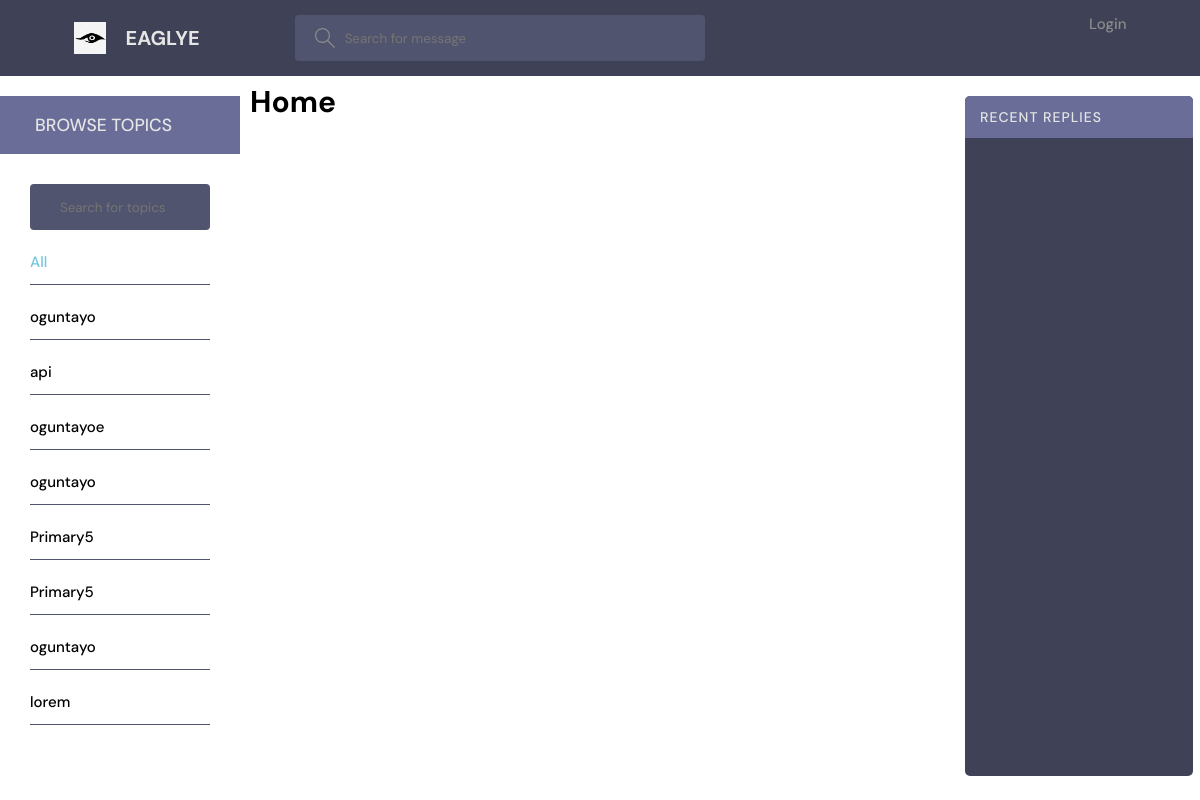
The page /?q=Ronaldo on the database as committed earlier.
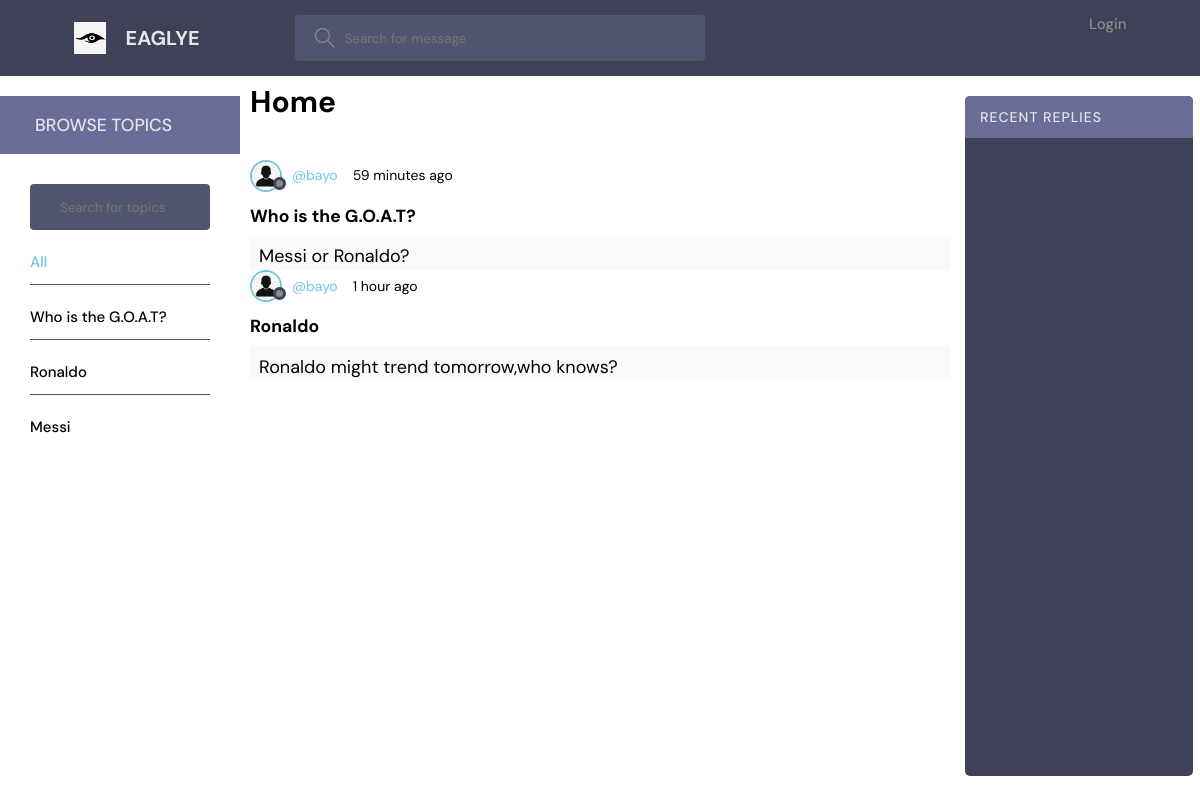
The same page on the database as committed later.
### trends/models.py (models this page shows, shortened)
class Message(models.Model):
    recipient = models.ForeignKey(User, on_delete=models.SET_NULL, null=True)
    name = models.CharField(max_length=200)
    body = models.TextField(null=True, blank=True)
    attachment = models.ImageField(null=True, blank=True)
    updated = models.DateTimeField(auto_now=True)
    created = models.DateTimeField(auto_now_add=True)
    class Meta:
        ordering = ['-updated', '-created']

class User(AbstractUser):
    username = models.CharField(max_length=200, null=True)
    email = models.EmailField(unique=True, null=True)
    bio = models.TextField(null=True)
    avatar = models.ImageField(null=True, default="avartar.jpg")
    USERNAME_FIELD = 'email'
    REQUIRED_FIELDS = ['username', ]

### trends/views.py (the view)
# urls.py: path('', views.home, name="home"),
def home(request):
    form = MessageForm()
    if request.GET.get('q') != None and request.GET.get('q') != '':
        q = request.GET.get('q')
        search = Message.objects.filter(
            Q(recipient__username__icontains=q) |
            Q(name__icontains=q) |
            Q(body__icontains=q)
        )
    else:
        search = ''
    message = Message.objects.all()
    user = User.objects.all()
    q = ''
    if q != '':
        comment = Comment.objects.filter(Q(message__name__icontains=q))[0:3]
    else:
        comment = Comment.objects.all()
    context = {'search': search, 'messages': message,
               'users': user, 'comments': comment, 'form': form}
    return render(request, 'trends/home.html', context)

### trends/forms.py
class MessageForm(ModelForm):
    class Meta:
        model = Message
        fields = '__all__'
        exclude = ['recipient']
        widgets = {
            'name': forms.TextInput(attrs={'placeholder': 'Topic of the message. . .'}),
            'body': forms.Textarea(
                attrs={"placeholder": "Share what's happening around you . . ."}),
        }

### trends/templates/trends/home.html
{% extends 'main.html' %} {% block content %}
<div id="left-column">
    {% include 'trends/topics_component.html' %}
</div>
<div id="middle">
    <div class="trends" style=" padding: 20px 0 0px 10px;margin: 0;font-size: 15px;">
        <h1>Home</h1>
    </div>
    {% include 'trends/feed_component.html' %}
</div>
<div id="right-column">
    {% include 'trends/activity_component.html' %}
</div>
{% endblock %}

### templates/main.html (shortened to what this page needs)
<!DOCTYPE html> {% load static %}
<html lang="en">
<head>
    <link rel="stylesheet" href="{% static 'styles/style.css' %}" />
</head>
<body>
    {% include 'navbar.html' %}
    <div class="home-container">
        {% block content %}
        {% endblock %}
    </div>
</body>
</html>

### templates/navbar.html (shortened to what this page needs)
{% load static %}
<header class="header header--loggedIn">
    <div class="container">
        <a href="{% url 'home' %}" class="header__logo">
             <img src="{% static 'images/logo1.png' %}" />
            <h1>EAGLYE</h1>
        </a>
        <form class="header__search" method="GET" action="{% url 'home' %}" id="headerinp">
            <label>
                <input name="q" placeholder="Search for message" />
            </label>
        </form>
        <nav class="header__menu">
            {% if request.user.is_authenticated %}
            <div class="header__user">
                <a href="{% url 'user-profile' request.user.id %}">
                <div class="avatar avatar--medium active">
                        <img src="static{{request.user.avatar.url}}" />
                    </div>
                    <p>{{request.user.username}} <span>@{{request.user.username}}</span></p>
                </a>
                <button class="dropdown-button">
                    <svg version="1.1" xmlns="http://www.w3.org/2000/svg" width="32" height="32" viewBox="0 0 32 32">
                        <title>chevron-down</title>
                        <path d="M16 21l-13-13h-3l16 16 16-16h-3l-13 13z"></path>
                    </svg>
                </button>
            </div>
            {% else %}
            <a href="{% url 'login' %}">
                <p>Login</p>
            </a>
            {% endif %}
        </nav>
    </div>
</header>

### trends/templates/trends/topics_component.html (shortened to what this page needs)
<div class="topics" >
     <div class="layout__boxHeader" >
        <div class="layout__boxTitle">
          <h3 style="padding-left:20px;">Browse Topics</h3>
        </div>
      </div>
  <div class="topics-page layout__body">
        <form action="" method="GET" class="header__search">
          <label>
            <input name="q" placeholder="Search for topics" />
          </label>
        </form>
    <ul class="topics__list" id="tpic">
        <li>
            <a href="{% url 'home' %}" class="active">All </a>
        </li>
        {% for message in messages %}
        <li>
         <a href="{% url 'home' %}?q={{message.name}}">{{message.name}}</a>
        </li>
        {% endfor %}
    </ul>
     </div>
</div>

### trends/templates/trends/feed_component.html (shortened to what this page needs)
{% load static %}
<div class="feed">
  {% if search != '' %}
  <br>
  {% for result in search %}
    <div>
      <div class="thread__top">
        <div class="thread__author">
          <a href="{% url 'user-profile' result.recipient.id  %}" class="thread__authorInfo">
            <div class="avatar avatar--small">
              <img src="static{{result.recipient.avatar.url}}" />
            </div>
            <span>@{{result.recipient.username}}</span>
          </a>
          <span class="thread__date ">{{result.created|timesince}} ago</span>
        </div>
      </div>
      {% if request.user == result.recipient %}
      <div class="del ">
        <div>
          {{result.name}}
        </div>
        <div class="edt ">
          <a href="{% url 'update-message' result.id %} ">edit </a> | <a href="{% url 'delete-message' result.id %} "> delete</a></div>
        </div>
        {% else %}
        <div class="del">
          <div>
           <h3> {{result.name}}</h3>
          </div>
          <div class="edt ">
          </div>
        </div>
        {% endif %}
      </div>
      <div class="thread__msg ">
        {{result.body}}
      </div>
    {% endfor %}
{% endif %}
</div>

### trends/templates/trends/activity_component.html (shortened to what this page needs)
<div class="activities" id="actv">
    <div class="activities__header">
        <h2>Recent Replies</h2>
    </div>
</div>

### static/styles/style.css (style rules this page uses)
:root { --color-main: #71c6dd; --color-main-light: #e1f6fb; --color-dark: #3f4156; --color-dark-medium: #51546e; --color-dark-light: #696d97; --color-light: #e5e5e5; --color-gray: #8b8b8b; --color-light-gray: black; --color-bg: white; --color-success: #5dd693; --color-error: #fc4b0b; }
* { font-family: "DM Sans", -apple-system, BlinkMacSystemFont, "Segoe UI", Roboto, Oxygen, Ubuntu, Cantarell, "Open Sans", "Helvetica Neue", sans-serif; margin: 0; padding: 0; box-sizing: border-box; text-rendering: optimizeLegibility; }
.home-container { display: grid; grid-template-columns: 1fr 3fr 1fr; }
html { font-size: 56.25%; }
@media only screen and (min-width: 1200px) { html { font-size: 62.5%; } }
body { line-height: 1.6; font-weight: 400; font-size: 1.5rem; color: var(--color-light-gray); background-color: var(--color-bg); min-height: 100vh; }
img { width: 100%; }
a { display: inline-block; color: var(--color-main); text-decoration: none; }
#middle { margin-top:8% ; }
.container { max-width: 120rem; width: 90%; margin: auto; }
.avatar { position: relative; display: inline-block; border-radius: 50%; border: 2px solid var(--color-main); }
.avatar img { display: block; border-radius: 50%; object-fit: cover; object-position: center; }
.avatar::after { content: ""; display: block; position: absolute; background-color: var(--color-gray); z-index: 111; border-radius: 50%; border: 0.3rem solid var(--color-dark); }
.avatar.avatar--small img { width: 2.8rem; height: 2.8rem; }
.avatar.avatar--small:after { width: 0.7rem; height: 0.7rem; bottom: 0px; right: -6px; }
.header { padding: 1.5rem; background-color: var(--color-dark); position: fixed; width: 100%; z-index: 1; }
.header>.container { display: flex; gap: 9.5rem; }
.header__logo, .header__user { display: flex; gap: 2rem; align-items: center; }
.header__logo>img { height: 3.2rem; width: 3.2rem; }
.header__logo>h1 { font-weight: 700; font-size: 2rem; color: var(--color-light); }
.header__search>label { background-color: var(--color-dark-medium); padding: 1.3rem 1rem; display: flex; align-items: center; gap: 1rem; border-radius: 4px; }
.header__search svg { fill: var(--color-gray); width: 2rem; height: 2rem; margin-left: 1rem; }
.header__search input { width: 35rem; background: transparent; border: none; outline: none; color: var(--color-light); }
.header__menu { margin-left: auto; position: relative; }
.header__menu a { display: flex; gap: 1.5rem; align-items: center; font-weight: 500; text-decoration: none; color: var(--color-gray); }
.header__menu p { line-height: 1.2; }
.layout__boxHeader { display: flex; padding: 1.5rem; background-color: var(--color-dark-light); }
.layout__boxTitle { display: flex; gap: 1.5rem; align-items: center; }
.layout__boxTitle h3 { text-transform: uppercase; font-weight: 500; color: var(--color-light); }
.layout__body { margin: 3rem; }
.del { display: grid; align-content: space-between; grid-template-columns: auto auto; gap: 90px; }
.edt { text-align: right; }
.topics { position: fixed; top:12%; width: 20%; }
#tpic { height: 500px; overflow: auto; }
.topics__list { list-style: none; }
.topics__list li a { display: flex; justify-content: space-between; margin-bottom: 3rem; font-weight: 500; color: var(--color-light-gray); transition: all 0.3s ease-in-out; }
.topics__list li a.active, .topics__list li a:hover { color: var(--color-main); }
.topics-page .topics__list li:not(:last-child) a { margin: 2rem 0; padding-bottom: 1rem; text-decoration: none; border-bottom: 1px solid var(--color-dark-medium); }
.topics-page .header__search { display: block; }
.activities { background: var(--color-dark); border-radius: 5px; overflow: hidden; margin: 0 5px; position: fixed; top: 12%; }
#actv { height: 85%; width: 19%; overflow: auto; }
.activities__header h2 { background-color: var(--color-dark-light); text-transform: uppercase; font-weight: 500; padding: 1rem 1.5rem; color: var(--color-light); letter-spacing: 1px; font-size: 1.4rem; }
.thread__top { display: flex; align-items: center; justify-content: space-between; }
.thread__author { display: flex; align-items: center; gap: 1.5rem; padding-bottom: 10px; font-size: 1.4rem; }
.thread__authorInfo { display: flex; align-items: center; gap: 1rem; }
.thread__msg { padding: 7px 0 0 9px; font-size: 1.8rem; margin-top: 0.5rem; background-color: #fafafa; }
.feed { padding: 10px; }

Rows that differ between the two databases and show on the page:
removed Message: name "oguntayo", shown under "BROWSE TOPICS"
removed Message: name "api", shown under "BROWSE TOPICS"
removed Message: name "oguntayoe", shown under "BROWSE TOPICS"
removed Message: name "oguntayo", shown under "BROWSE TOPICS"
removed Message: name "Primary5", shown under "BROWSE TOPICS"
removed Message: name "Primary5", shown under "BROWSE TOPICS"
removed Message: name "oguntayo", shown under "BROWSE TOPICS"
removed Message: name "lorem", shown under "BROWSE TOPICS"
added Message: name "Who is the G.O.A.T?", recipient.avatar (picture), recipient.username "bayo", created "59 minutes", body "Messi or Ronaldo?"
added Message: name "Ronaldo", recipient.avatar (picture), recipient.username "bayo", created "1 hour", body "Ronaldo might trend tomorrow,who knows?"
now on this page (row edited): Message: name "Messi", shown under "BROWSE TOPICS"
